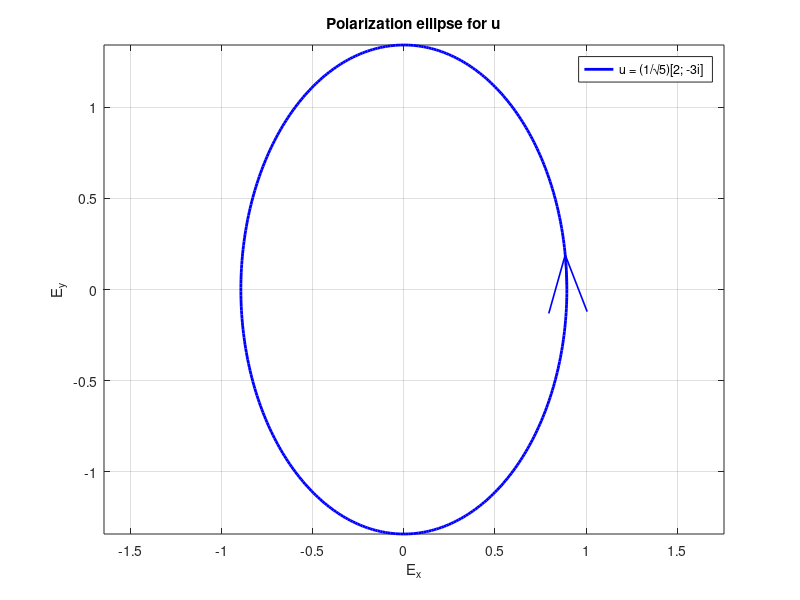

Here is the MATLAB script that generated this plot:
%% (b) Polarization ellipse for the given Jones vector
clear; clc; close all;

% --- Jones vector given ---
u = [2; -3i] / sqrt(5);

% --- Compute amplitudes and phase difference ---
Ax = abs(u(1));
Ay = abs(u(2));
phi_x = angle(u(1));
phi_y = angle(u(2));
delta = phi_y - phi_x;

% --- Time parameter ---
t = linspace(0, 2*pi, 400);

% --- Electric field components ---
Ex = Ax * cos(t);
Ey = Ay * cos(t + delta);

% --- Plot polarization ellipse ---
figure;
plot(Ex, Ey, 'b', 'LineWidth', 2); hold on;
axis equal; grid on;
xlabel('E_x'); ylabel('E_y');
title('Polarization ellipse for u');
legend('u = (1/\surd5)[2; -3i]', 'Location', 'best');

% --- Add direction arrow ---
quiver(Ex(1), Ey(1), Ex(10)-Ex(1), Ey(10)-Ey(1), 0, 'b', 'LineWidth', 1.2, 'MaxHeadSize', 1);

% --- Display parameters ---
fprintf('Polarization state u:\n');
fprintf('A_x = %.4f, A_y = %.4f, δ = %.4f rad\n', Ax, Ay, delta);
